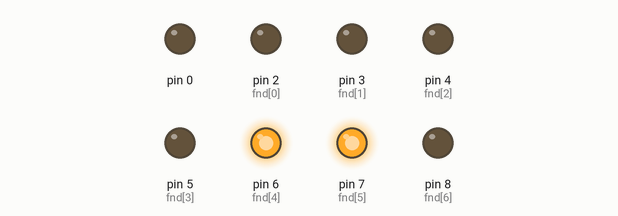
Simulated run of this sketch. Board: Arduino Uno, built with avr-gcc and run on an emulated ATmega328P. Parts: output pins drawn as LEDs (lit = HIGH).

Above: at 0.5 s.
At 4.5 s:
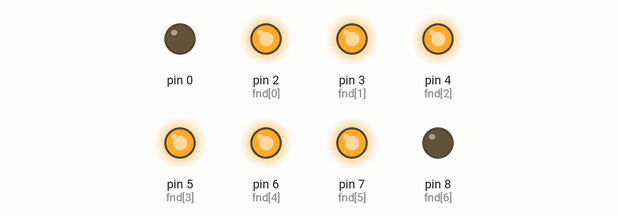
At 5.5 s:
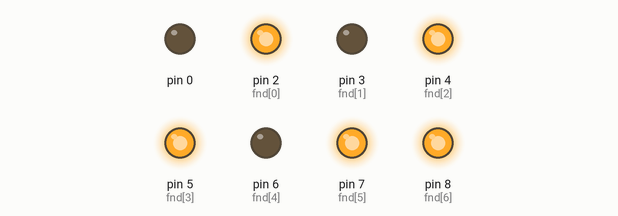
At 8.5 s:
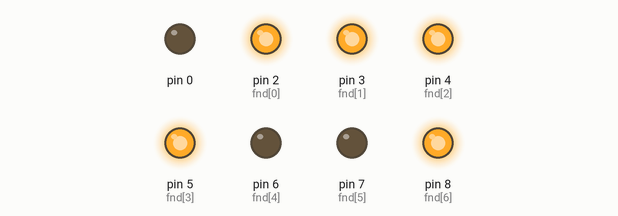
Timing chart, 0 to 9.1 s (numbered marks = the images above):
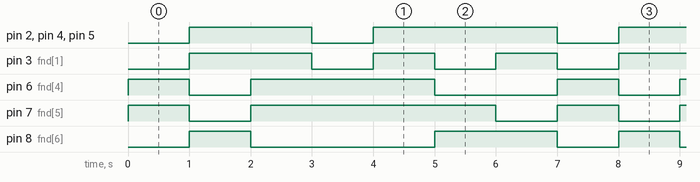

Measured:
- by itself, pin 2 (fnd[0]), pin 4 (fnd[2]), pin 5 (fnd[3]): repeats every 7.0 s: LOW 1.0 s, HIGH 3.0 s, LOW 1.0 s, HIGH 2.0 s
- by itself, pin 3 (fnd[1]): repeats every 7.0 s: 2 × (LOW 1.0 s, HIGH 1.0 s), LOW 1.0 s, HIGH 2.0 s
- by itself, pin 6 (fnd[4]): repeats every 7.0 s: LOW 1.0 s, HIGH 3.0 s, LOW 2.0 s, HIGH 1.0 s
- by itself, pin 7 (fnd[5]): repeats every 7.0 s: LOW 1.0 s, HIGH 4.0 s, LOW 1.0 s, HIGH 1.0 s
- by itself, pin 8 (fnd[6]): repeats every 7.0 s: LOW 3.0 s, HIGH 2.0 s, LOW 1.0 s, HIGH 1.0 s

The sketch:

example12.ino
```cpp
  //  pinMode(2,OUTPUT); //a
//  pinMode(3,OUTPUT); //b
//  pinMode(4,OUTPUT); //c
//  pinMode(5,OUTPUT); //d
//  pinMode(6,OUTPUT); //e
//  pinMode(7,OUTPUT); //f
//  pinMode(8,OUTPUT); //g
 int fnd[] = {2,3,4,5,6,7,8};

 int schoolNum[7][8]={{0,0,0,0,1,1,0}, // 1
 {1,1,1,1,0,0,1}, //3
 {1,1,1,1,1,1,0}, //0
 {0,0,0,0,1,1,0}, //1
 {1,1,1,1,1,1,0}, //0
 {1,0,1,1,0,1,1} , //5
 {1,1,1,1,0,0,1} //3
 };

void setup() {
  // put your setup code here, to run once:

for(int i = 0; i < 8; i++){
  pinMode(fnd[i],OUTPUT);
}
}

void loop() {
  // put your main code here, to run repeatedly:
  callSchoolNum();

}

void callSchoolNum(){
    for(int i = 0; i < 7; i++){
    for(int j = 0; j < 8; j++){
      digitalWrite(fnd[j] ,schoolNum[i][j]);
    }
    delay(1000);
  }

}
```
